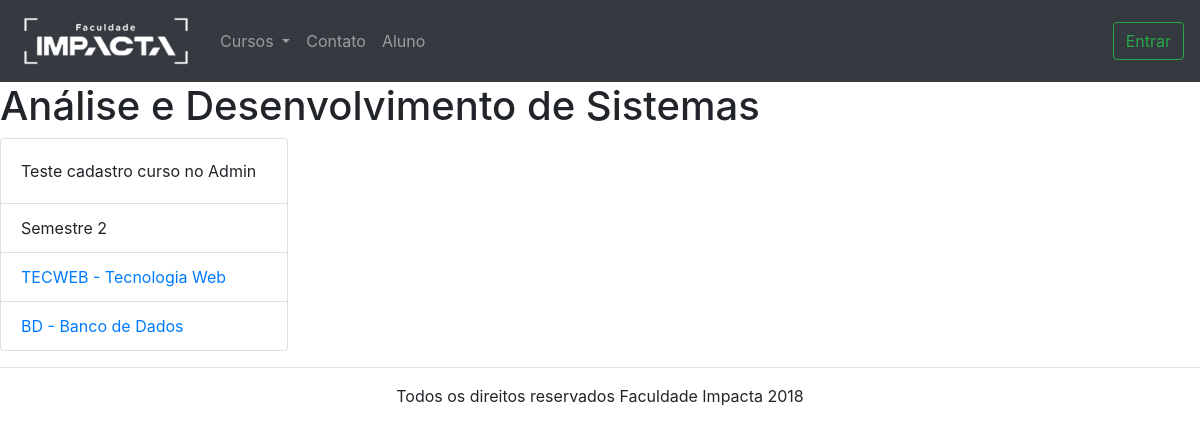
Page /curso/ADS/ on the committed database.
### curriculo/models.py (models this page shows, shortened)
class Curso(models.Model):
    TIPOS_CURSOS = (
        ('T', 'Tecnólogo'),
        ('G', 'Graduação')
    )
    nome = models.CharField('Nome', max_length=120)
    sigla = models.CharField('Sigla', max_length=5, unique=True)
    sobre = models.TextField('Sobre o curso', null=True)
    duracao = models.SmallIntegerField('Semestres',default=4)
    tipo = models.CharField('Tipo', max_length=1, choices=TIPOS_CURSOS)
    noturno = models.BooleanField('Noturno?',default=True)
    diurno = models.BooleanField('Diurno?',default=False)
    class Meta:
        db_table = 'CURSO'

class DisciplinaOfertada(models.Model):
    SEMESTRES = (
        (1, '1º Semestre'),
        (2, '2º Semestre')
    )
    curso = models.ForeignKey(
        'curriculo.Curso',
        on_delete=models.DO_NOTHING
    )
    disciplina = models.ForeignKey(
        'curriculo.Disciplina',
        on_delete=models.DO_NOTHING
    )
    ano = models.SmallIntegerField('Ano')
    semestre = models.SmallIntegerField(
        'Semestre',
        choices=SEMESTRES
    )
    turma = models.CharField('Turma', max_length=1)
    data_inicio = models.DateField(
        "Data Ínicio"
    )
    data_fim = models.DateField("Data Fim")
    metodologia = models.TextField("Metodologia", blank=True)
    recursos = models.TextField("Recursos", blank=True)
    criterio_de_avaliacao = models.TextField("Critério de Avaliação", blank=True)
    plano_de_aulas = models.TextField("Plano de Aulas", blank=True)
    class Meta:
        db_table = 'DISCIPLINA_OFERTADA'

class Disciplina(models.Model):
    STATUS = (
        ('ABERTO','Aberta'),
        ('FECHADO', 'Fechada')
    )
    nome = models.CharField(
        'Nome',
        max_length=30,
        unique=True
    )
    identificador = models.CharField(
        'Sigla',
        max_length=30,
        unique=True
    )
    data = models.DateField(
        "Data de Início",
        auto_now_add=True
    )
    status = models.CharField(
        "Status",
        max_length=10,
        choices=STATUS
    )
    plano_de_ensino = models.TextField(
        "Plano de Ensino",
        blank=True
    )
    carga_horaria = models.SmallIntegerField(
        "Carga Horária"
    )
    competencias = models.TextField(
        "Competências",
        blank=True
    )
    habilidades = models.TextField(
        "Habilidades",
        blank=True
    )
    ementa = models.TextField(
        "Ementa",
        blank=True
    )
    conteudo_programatico = models.TextField(
        "Conteúdo Programático",
        blank=True
    )
    bibliografia_basica = models.TextField(
        "Bibliografia Básica",
        blank=True
    )
    bibliografia_complementar = models.TextField(
        "Bibliografia Complementar",
        blank=True
    )
    percentual_pratico = models.SmallIntegerField(
        "Percentual Prático"
    )
    percentual_teorico = models.SmallIntegerField(
        "Percentual Teórico"
    )
    def __str__(self):
        return self.nome
    class Meta:
        db_table = 'DISCIPLINA'

### curriculo/views.py (the view)
# urls.py: path('<str:sigla>/', views.curso, name="curso"),
def curso(request, sigla):
    curso = get_object_or_404(Curso, sigla=sigla)
    curso.semestres = [
        'Semestre 2',
    ]
    ano = datetime.now().year
    sem_corrente = 1 if datetime.now().month <=6 else 2
    disciplinas = DisciplinaOfertada.objects.filter(ano=ano,semestre=sem_corrente,curso=curso)
    context = {
        "curso": curso,
        "disciplinas_ofertadas": disciplinas
    }
    return render(request, "curriculo/curso.html", context)

### curriculo/context_processors.py (called while the page is built)
def lista_cursos(request):
    return {
        "cursos": Curso.objects.all()
    }

### curriculo/templates/curriculo/curso.html (shortened to what this page needs)
{% extends "base.html" %}
{% block conteudo %}
  <h1>{{ curso.nome }}</h1>
  <div class="card" style="width: 18rem;">
    <div class="card-body">
      <p class="card-text">{{ curso.sobre }}</p>
    </div>
    <ul class="list-group list-group-flush">
      {% for sem in curso.semestres %}
        <li class="list-group-item">
            {{ sem }}
        </li>
      {% endfor %}
      {% for dof in disciplinas_ofertadas%}
        <li class="list-group-item">
          <a href="{% url 'disciplina' curso.sigla dof.disciplina.identificador %}" class="card-link">
            {{ dof.disciplina.identificador }} - {{ dof.disciplina }}
          </a>
        </li>
      {% endfor %}
    </ul>
  </div>
{% endblock %}

### core/templates/base.html (shortened to what this page needs)
{% load static %}
<!DOCTYPE html>
<html lang="pt-br">
<head>
    <link rel="stylesheet" href="{% static 'css/grid.css' %}">
    <link rel="stylesheet" href="{% static 'css/app.css' %}">
    <link rel="stylesheet" href="https://maxcdn.bootstrapcdn.com/bootstrap/4.0.0/css/bootstrap.min.css"
>
</head>
<body>
    <header>
        <nav class="navbar navbar-expand-lg navbar-dark bg-dark">
            <a class="navbar-brand" href="{% url 'core:home' %}">
                <img src="{% static 'imagens/logo_transp.png' %}" width=180px>
            </a>
            <div class="collapse navbar-collapse" id="navbarSupportedContent">
                <ul class="navbar-nav mr-auto">
                    <li class="nav-item dropdown">
                        <a class="nav-link dropdown-toggle" href="#" id="navbarDropdown" role="button" data-toggle="dropdown" aria-haspopup="true"
                            aria-expanded="false">
                            Cursos
                        </a>
                    </li>
                    <li class="nav-item">
                        <a class="nav-link" href="{% url 'core:contato' %}">Contato</a>
                    </li>
                    <li class="nav-item">
                            <a class="nav-link" href="{% url 'restrito:aluno' %}">Aluno</a>
                        </li>
                </ul>
                <a role="button" href="{% url 'core:entrar' %} " class="btn btn-outline-success">Entrar</a>
            </div>
        </nav>
    </header>
    <main>
        {% block conteudo %}
        {% endblock %}
    </main>
    <footer>
        <hr/>
        <p class="text-center">Todos os direitos reservados Faculdade Impacta 2018</p>
    </footer>
</body>
</html>

### core/static/css/app.css (style rules this page uses)
body { font-family: "Arial"; }
.btn { padding: 12px 15px; border-radius: 30px; background: #ececec; text-decoration: none; border: 1px solid #ececec; }
html { box-sizing: border-box; }
body { margin: 0; background-color: steelblue, }

### rows in the picture
Curso: nome "Análise e Desenvolvimento de Sistemas", sobre "Teste cadastro curso no Admin"
DisciplinaOfertada: disciplina.identificador "TECWEB", disciplina "Tecnologia Web"
DisciplinaOfertada: disciplina.identificador "BD", disciplina "Banco de Dados"

### other values in the picture
{{ sem }} "Semestre 2"
